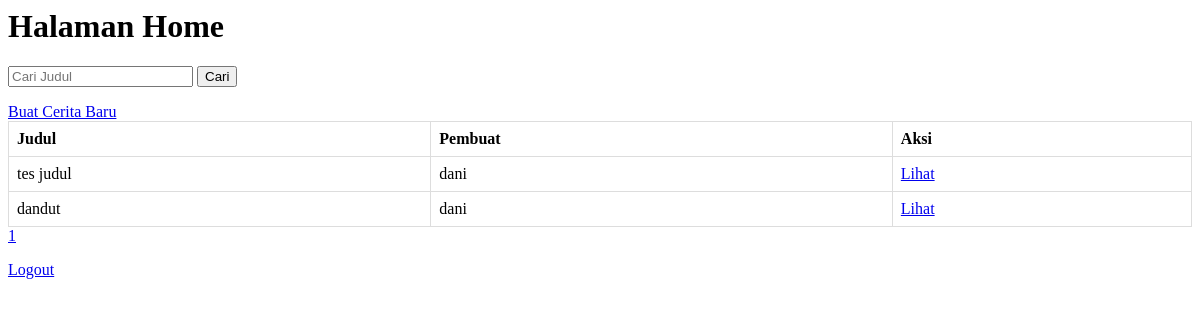
The page /home.php (signed in) on the database as committed earlier.
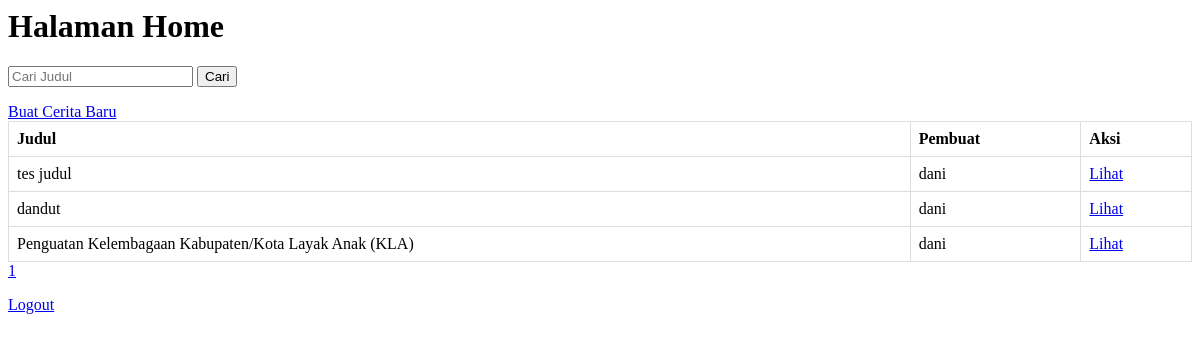
The same page on the database as committed later.
### tables this page shows
CREATE TABLE `cerita`  (
  `idcerita` int NOT NULL AUTO_INCREMENT,
  `judul` varchar(255) NULL DEFAULT NULL,
  `idusers_pembuat_awal` varchar(255) NULL DEFAULT NULL,
  PRIMARY KEY (`idcerita`) USING BTREE,
  INDEX `idusers_pembuat_awal`(`idusers_pembuat_awal` ASC) USING BTREE,
  INDEX `idcerita`(`idcerita` ASC) USING BTREE
);

CREATE TABLE `users`  (
  `idusers` int NOT NULL AUTO_INCREMENT,
  `nama` varchar(255) NULL DEFAULT NULL,
  `password` varchar(255) NULL DEFAULT NULL,
  `salt` varchar(255) NULL DEFAULT NULL,
  PRIMARY KEY (`idusers`) USING BTREE,
  INDEX `idusers`(`idusers` ASC) USING BTREE
);

### home.php (the view, shortened to what this page needs)
<?php
include("koneksi.php");
$jumlah_data_per_halaman = 10;
$halaman_aktif = (isset($_GET['halaman'])) ? $_GET['halaman'] : 1;
$offset = ($halaman_aktif - 1) * $jumlah_data_per_halaman;
$keyword = isset($_POST['judul']) ? $_POST['judul'] : '';
$where_clause = $keyword ? "WHERE cerita.judul LIKE '%$keyword%'" : '';
$query = "SELECT cerita.idcerita, cerita.judul, users.nama as pembuat
          FROM cerita
          LEFT JOIN users ON cerita.idusers_pembuat_awal = users.idusers
          $where_clause
          LIMIT $offset, $jumlah_data_per_halaman";
$result = mysqli_query($conn, $query);
$tableRows = '';
if (mysqli_num_rows($result) > 0) {
    while ($row = mysqli_fetch_assoc($result)) {
        $tableRows .= "<tr>";
        $tableRows .= "<td>" . $row['judul'] . "</td>";
        $tableRows .= "<td>" . $row['pembuat'] . "</td>";
        $tableRows .= "<td><a href='lihat-cerita.php?id=" . $row['idcerita'] . "'>Lihat</a></td>";
        $tableRows .= "</tr>";
    }
} else {
    $tableRows = "<tr><td colspan='3'>Tidak ada data cerita yang ditemukan.</td></tr>";
}
$query_count = "SELECT COUNT(*) as total FROM cerita $where_clause";
$result_count = mysqli_query($conn, $query_count);
$row_count = mysqli_fetch_assoc($result_count);
$total_data = $row_count['total'];
$jumlah_halaman = ceil($total_data / $jumlah_data_per_halaman);
?>
<!DOCTYPE html>
<html lang="en">
<head>
</head>
<body>
  <h1>Halaman Home</h1>
  <div class="cari">
    <form action="home.php" method="post">
      <input type="text" name="judul" placeholder="Cari Judul">
      <button type="submit">Cari</button>
    </form>
  </div>
  <a href="add-cerita.php">Buat Cerita Baru</a>
  <table>
    <thead>
      <tr>
        <th>Judul</th>
        <th>Pembuat</th>
        <th>Aksi</th>
      </tr>
    </thead>
    <tbody>
      <?php echo $tableRows; ?>
    </tbody>
  </table>
  <div class="pagination">
    <?php for ($i = 1; $i <= $jumlah_halaman; $i++) : ?>
      <a href="?halaman=<?php echo $i; ?>"><?php echo $i; ?></a>
    <?php endfor; ?>
  </div>
  <p><a href="logout.php">Logout</a></p>
</body>
</html>

### home.php (style rules this page uses)
table { border-collapse: collapse; width: 100%; }
th, td { border: 1px solid #ddd; padding: 8px; text-align: left; }

Rows that differ between the two databases and show on the page:
added cerita: judul "Penguatan Kelembagaan Kabupaten/Kota Layak Anak (KLA)", users.nama "dani"
